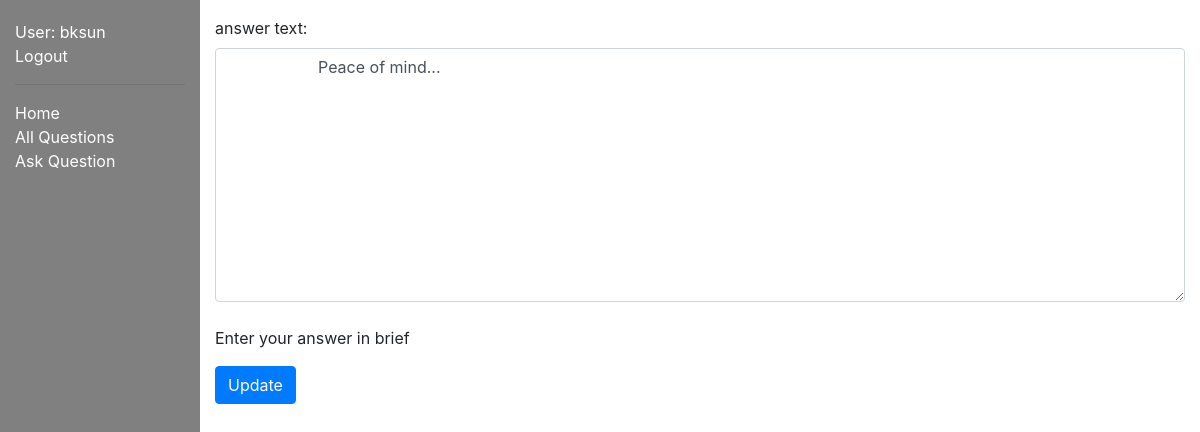
The page /myquora/answer/1/update/ (signed in) on the database as committed earlier.
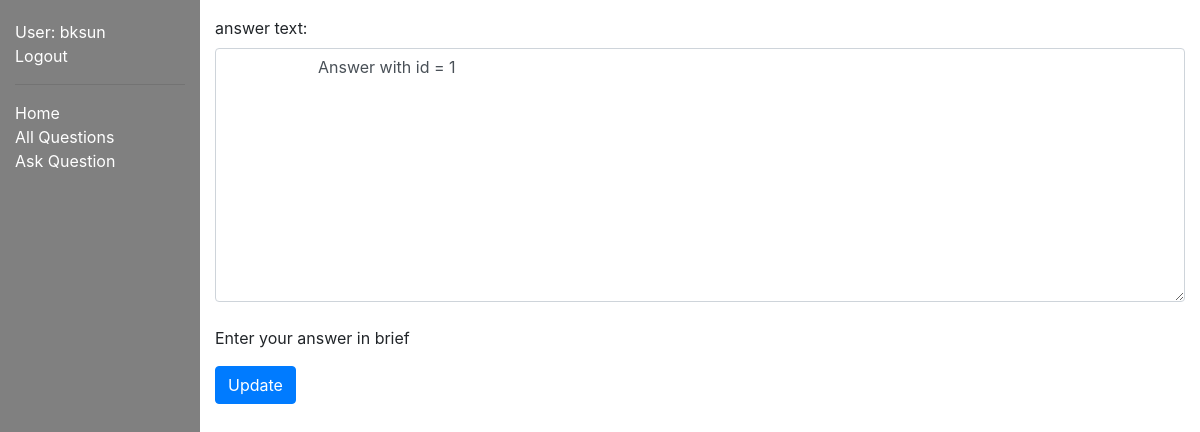
The same page on the database as committed later.
### myquora/models.py (models this page shows)
class Answer(models.Model):
    author = models.ForeignKey(Author, on_delete=models.SET_NULL, null=True)
    question = models.ForeignKey('Question', on_delete=models.SET_NULL, null=True)
    answer_text = models.TextField(max_length=2000, help_text='Write your answer here...')
    date_created = models.DateField(null=True, default=timezone.now())
    date_updated = models.DateField(null=True, default=timezone.now())
    upvote = models.IntegerField(default=0)
    downvote = models.IntegerField(default=0)
    views = models.IntegerField(default=0)
    def __str__(self):
        return f'Que: {self.question.question_text[:50]}.. Ans: {self.answer_text[:50]}..'

### myquora/views.py (the view)
# urls.py: path('answer/<int:pk>/update/', views.UpdateAnswer.as_view(), name='answer-update'),
class UpdateAnswer(LoginRequiredMixin, UpdateView):
    model = Answer
    fields = ['answer_text']
    success_url = reverse_lazy('questions')
    template_name = 'myquora/answer_update_form.html'
    def get_context_data(self, **kwargs):
        context = super().get_context_data(**kwargs)
        print(context)
        answer_id = self.kwargs['pk']
        print(answer_id)
        answer = Answer.objects.get(id=answer_id)
        print('Update form: ', answer.answer_text)
        context['answer_text'] = answer.answer_text
        return context

### myquora/templates/myquora/answer_update_form.html (shortened to what this page needs)
{% extends "base_generic.html" %}
{% block content %}
<form method="POST">
        <div class="form-group">
            <label for="id_answer_text">answer text:</label>
            <textarea class="form-control" name="answer_text" cols="40" rows="10" maxlength="1000" required id="id_answer_text">
                    {{answer_text}}
            </textarea>
            <br>
            <span class="helptext">Enter your answer in brief</span>
        </div>
        <button type="submit" class="btn btn-primary">Update</button>
    </form>
{% endblock %}

Rows that differ between the two databases and show on the page:
changed Answer: answer_text "Peace of mind..." → "Answer with id = 1"
